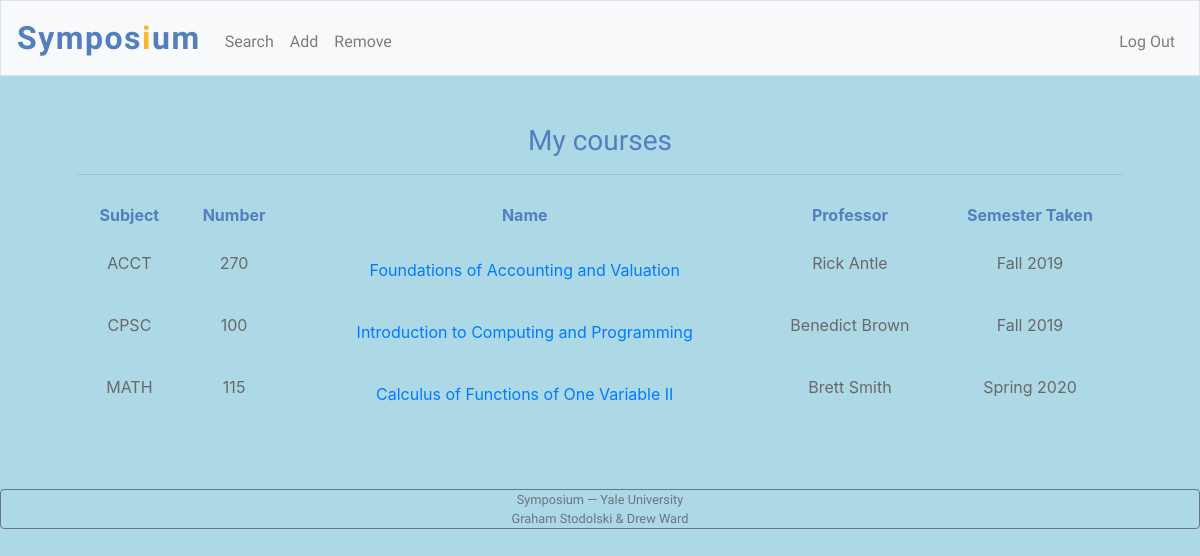
/ (signed in), run on the app's committed database.
### tables this page shows
CREATE TABLE "user_courses" ('user_id' integer, 'course_id' integer, 'semester' text);

CREATE TABLE 'courses' ('course_id' integer PRIMARY KEY AUTOINCREMENT NOT NULL, 'subject' text, 'number' integer, 'name' text, 'professor' text);

### application.py (the view)
@app.route("/", methods=["GET", "POST"])
@login_required
def index():
    if request.method == "GET":
        courses = db.execute("SELECT * FROM user_courses INNER JOIN courses ON user_courses.course_id=courses.course_id WHERE user_id=:user_id ORDER BY subject", user_id= session["user_id"])
        return render_template("index.html", courses=courses)
    else:
        course_id = request.form['button']
        return redirect(url_for('course', course_id=course_id))

### application.py (called while the page is built)
@app.after_request
def after_request(response):
    response.headers["Cache-Control"] = "no-cache, no-store, must-revalidate"
    response.headers["Expires"] = 0
    response.headers["Pragma"] = "no-cache"
    return response

### helpers.py (called while the page is built)
def login_required(f):
    @wraps(f)
    def decorated_function(*args, **kwargs):
        if session.get("user_id") is None:
            return redirect("/login")
        return f(*args, **kwargs)
    return decorated_function

### templates/index.html (shortened to what this page needs)
{% extends "layout.html" %}
{% block main %}
<h3 style="color: #537fbe;">My courses</h3>
<hr>
<form action="/" method="post">
    <table class="table table-borderless table-hover">
        <thead class="tableheader">
            <tr>
                <th scope="col">Subject</th>
                <th scope="col">Number</th>
                <th scope="col">Name</th>
                <th scope="col">Professor</th>
                <th scope="col">Semester Taken</th>
            </tr>
        </thead>
        <tbody class="tabletext">
            {% for course in courses %}
                    <tr>
                        <td>{{ course["subject"] }}</td>
                        <td>{{ course["number"] }}</td>
                        <td><button type="submit" class="btn btn-link" name="button" value={{ course["course_id"] }}>{{ course["name"] }}</button></td>
                        <td>{{ course["professor"] }}</td>
                        <td>{{ course["semester"] }}</td>
                    </tr>
            {% endfor %}
        </tbody>
    </table>
</form>
{% endblock %}

### templates/layout.html (shortened to what this page needs)
<!DOCTYPE html>
<html lang="en">
    <head>
        <link href="https://maxcdn.bootstrapcdn.com/bootstrap/4.1.3/css/bootstrap.min.css" rel="stylesheet">
        <link href="/static/styles.css" rel="stylesheet">
    </head>
    <body class="background">
        <nav class="navbar navbar-expand-md navbar-light bg-light border">
            <a class="navbar-brand" href="/"><span class="blue">Sympos</span><span class="yellow">i</span><span class="blue">um</span></a>
            <div class="collapse navbar-collapse" id="navbar">
                {% if session.user_id %}
                    <ul class="navbar-nav mr-auto mt-2">
                        <li class="nav-item"><a class="nav-link" href="/search">Search</a></li>
                        <li class="nav-item"><a class="nav-link" href="/add">Add</a></li>
                        <li class="nav-item"><a class="nav-link" href="/remove">Remove</a></li>
                    </ul>
                    <ul class="navbar-nav ml-auto mt-2">
                        <li class="nav-item"><a class="nav-link" href="/logout">Log Out</a></li>
                    </ul>
                {% else %}
                    <ul class="navbar-nav ml-auto mt-2">
                        <li class="nav-item"><a class="nav-link" href="/register">Register</a></li>
                        <li class="nav-item"><a class="nav-link" href="/login">Log In</a></li>
                    </ul>
                {% endif %}
            </div>
        </nav>
        <main class="container p-5">
            {% block main %}{% endblock %}
        </main>
        <footer class="small text-center text-muted border border-secondary rounded" style="font-family: 'Didact Gothic';">
            Symposium — Yale University
            <br>Graham Stodolski & Drew Ward
        </footer>
    </body>
</html>

### static/styles.css (style rules this page uses)
nav .navbar-brand { font-size: xx-large; letter-spacing: 1.5px; font-weight: bold; font-family: 'Didact Gothic'; }
nav .navbar-brand .blue { color: #537fbe; }
nav .navbar-brand .yellow { color: #f5b82e; }
nav .nav-item .nav-link { font-family: 'Didact Gothic'; }
h3 { font-family: 'Didact Gothic'; color: #537fbe; }
main { overflow-x: auto; text-align: center; }
.background { background-color: #add8e6; }
.tabletext { color: dimgray; }
.tableheader { color: #537fbe; }

### data on the page
user_courses: subject "ACCT", number "270", {{ course["course_id"] }} 3 (drawn), name "Foundations of Accounting and Valuation", professor "Rick Antle", semester "Fall 2019"
user_courses: subject "CPSC", number "100", {{ course["course_id"] }} 1 (drawn), name "Introduction to Computing and Programming", professor "Benedict Brown", semester "Fall 2019"
user_courses: subject "MATH", number "115", {{ course["course_id"] }} 2 (drawn), name "Calculus of Functions of One Variable II", professor "Brett Smith", semester "Spring 2020"
